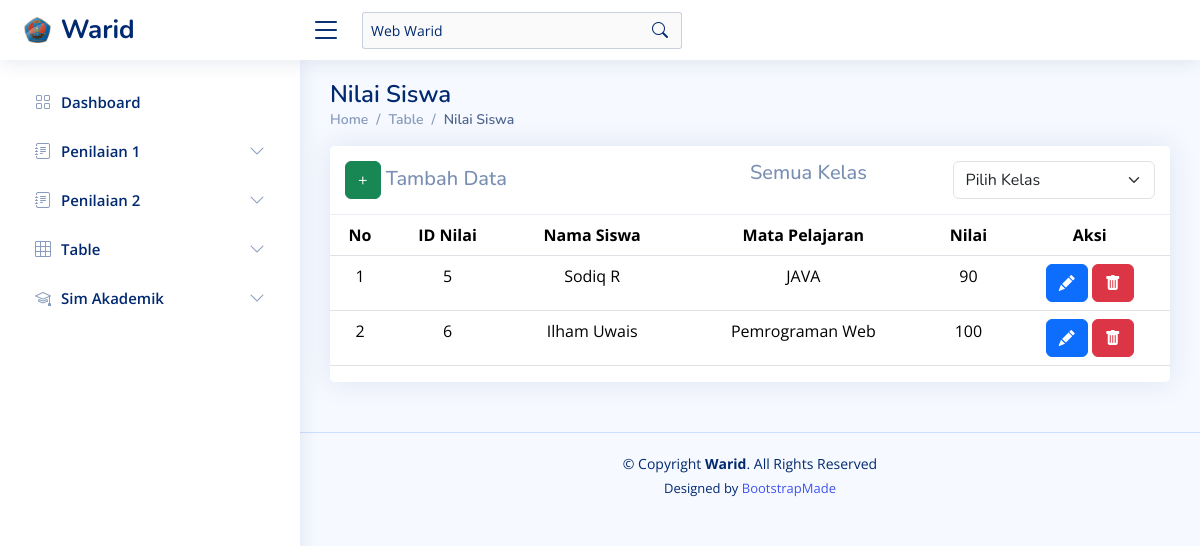
The app's page /?page=nilai_siswa, older data.
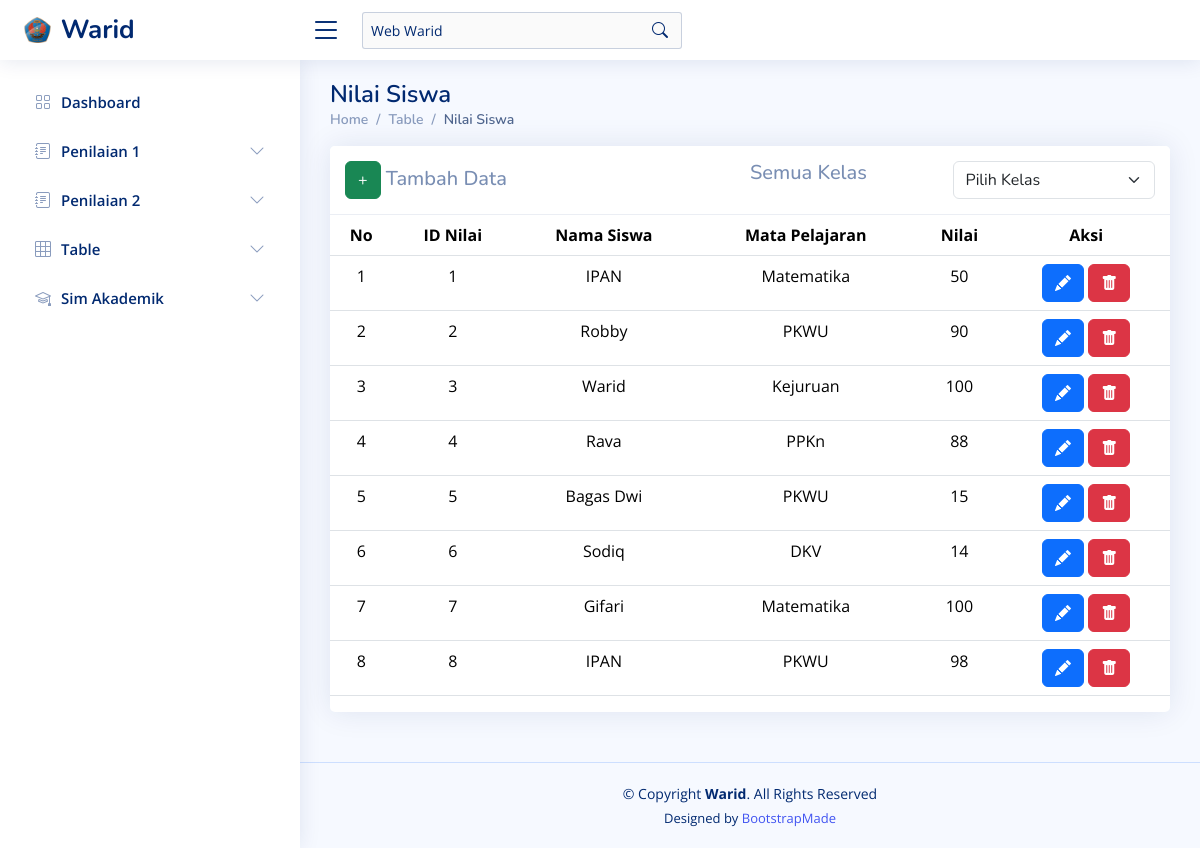
The same page, newer data.
### tables this page shows
CREATE TABLE `nilai_siswa` (
  `id_nilai_siswa` int(10) NOT NULL,
  `id_siswa` int(10) NOT NULL,
  `id_mapel` int(10) NOT NULL,
  `nilai` int(10) NOT NULL
);

CREATE TABLE `siswa` (
  `id_siswa` int(11) NOT NULL,
  `nama_siswa` varchar(255) NOT NULL,
  `kelas` varchar(10) NOT NULL
);

CREATE TABLE `mapel` (
  `id_mapel` int(10) NOT NULL,
  `mata_pelajaran` varchar(50) NOT NULL
);

### assets/components/sim_akademik_warid/nilai_siswa.php (the view, shortened to what this page needs)
<?php
$pageName = 'nilai_siswa';
?>
<main id="main" class="main">
    <div class="pagetitle">
        <h1>Nilai Siswa</h1>
        <nav>
            <ol class="breadcrumb">
                <li class="breadcrumb-item"><a href="?page=dashboard">Home</a></li>
                <li class="breadcrumb-item">Table</li>
                <li class="breadcrumb-item active">Nilai Siswa</li>
            </ol>
        </nav>
    </div>
    <?php
    if (isset($_POST['kelas_siswa'])) {
        $kelas_siswa = $_POST['kelas_siswa'];
        if ($kelas_siswa == "Semua Kelas") {
            $kelas_query = "";
            $kelas_query_join = " ";
        } else {
            $kelas_query = "WHERE kelas ='$kelas_siswa'";
            $kelas_query_join = "WHERE siswa.kelas ='$kelas_siswa'";
        }
    } else {
        $kelas_siswa = "Semua Kelas";
        $kelas_query_join = " ";
    }
    ?>
    <section class="section">
        <div class="row">
            <div class="col-lg-12">
                <div class="card">
                    <h5 class="card-header d-flex"">
                        <span class=" col-sm-6"><a href="?page=<?php echo $pageName ?>&alert=add_data&kelas_siswa=<?php echo $kelas_siswa; ?>" class="btn btn-success">+</a> Tambah Data</span>
                        <span class="col-sm-3"><?php echo $kelas_siswa; ?></span>
                        <form class="col-sm-3" action="?page=<?php echo $pageName ?>" method="post">
                            <select class="form-select" name="kelas_siswa" id="kelas_siswa" onchange="this.form.submit()">
                                <option value="Belum Memilih">Pilih Kelas</option>
                            </select>
                        </form>
                    </h5>
                    <div class="table-responsive text-nowrap">
                        <table class="table" style="text-align:center">
                            <thead>
                                <tr>
                                    <th>No</th>
                                    <th>ID Nilai</th>
                                    <th>Nama Siswa</th>
                                    <th>Mata Pelajaran</th>
                                    <th>Nilai</th>
                                    <th>Aksi</th>
                                </tr>
                            </thead>
                            <tbody class="table-border-bottom-0">
                                <?php
                                $no = 1;
                                $result = mysqli_query($koneksi1, "SELECT nilai_siswa.id_nilai_siswa, siswa.nama_siswa, mapel.mata_pelajaran, nilai_siswa.nilai FROM nilai_siswa INNER JOIN siswa ON nilai_siswa.id_siswa = siswa.id_siswa INNER JOIN mapel ON nilai_siswa.id_mapel = mapel.id_mapel $kelas_query_join ORDER BY nilai_siswa.id_nilai_siswa");
                                while ($data = mysqli_fetch_assoc($result)) {
                                ?>
                                    <tr>
                                        <td><?php echo $no++; ?></td>
                                        <td><?php echo $data['id_nilai_siswa']; ?></td>
                                        <td><?php echo $data['nama_siswa']; ?></td>
                                        <td><?php echo $data['mata_pelajaran']; ?></td>
                                        <td><?php echo $data['nilai']; ?></td>
                                        <td>
                                            <a href="?page=<?php echo $pageName ?>&alert=EditData&id_nilai_siswa=<?php echo $data['id_nilai_siswa']; ?>" class="btn btn-primary"><i class="bi bi-pencil-fill" style="color: white;"></i></a>
                                            <a href="?page=<?php echo $pageName ?>&alert=ConfirmationDeleteSim&pageName=<?php echo $pageName ?>&id=<?php echo $data['id_nilai_siswa']; ?>" class="btn btn-danger"><i class="bi bi-trash-fill" style="color: white;"></i></a>
                                        </td>
                                    </tr><?php } ?>
                            </tbody>
                        </table>
                    </div>
                </div>
            </div>
        </div>
    </section>
</main>

Row changes from the older to the newer data that the page shows:
added nilai_siswa: id_nilai_siswa "1", id_siswa.nama_siswa "IPAN", id_mapel.mata_pelajaran "Matematika", nilai "50"
added nilai_siswa: id_nilai_siswa "2", id_siswa.nama_siswa "Robby", id_mapel.mata_pelajaran "PKWU", nilai "90"
added nilai_siswa: id_nilai_siswa "3", id_siswa.nama_siswa "Warid", id_mapel.mata_pelajaran "Kejuruan", nilai "100"
added nilai_siswa: id_nilai_siswa "4", id_siswa.nama_siswa "Rava", id_mapel.mata_pelajaran "PPKn", nilai "88"
changed nilai_siswa id 5: id_siswa.nama_siswa "Sodiq R" → "Bagas Dwi"; id_mapel.mata_pelajaran "JAVA" → "PKWU"; nilai "90" → "15"
changed nilai_siswa id 6: id_siswa.nama_siswa "Ilham Uwais" → "Sodiq"; id_mapel.mata_pelajaran "Pemrograman Web" → "DKV"; nilai "100" → "14"
added nilai_siswa: id_nilai_siswa "7", id_siswa.nama_siswa "Gifari", id_mapel.mata_pelajaran "Matematika", nilai "100"
added nilai_siswa: id_nilai_siswa "8", id_siswa.nama_siswa "IPAN", id_mapel.mata_pelajaran "PKWU", nilai "98"
